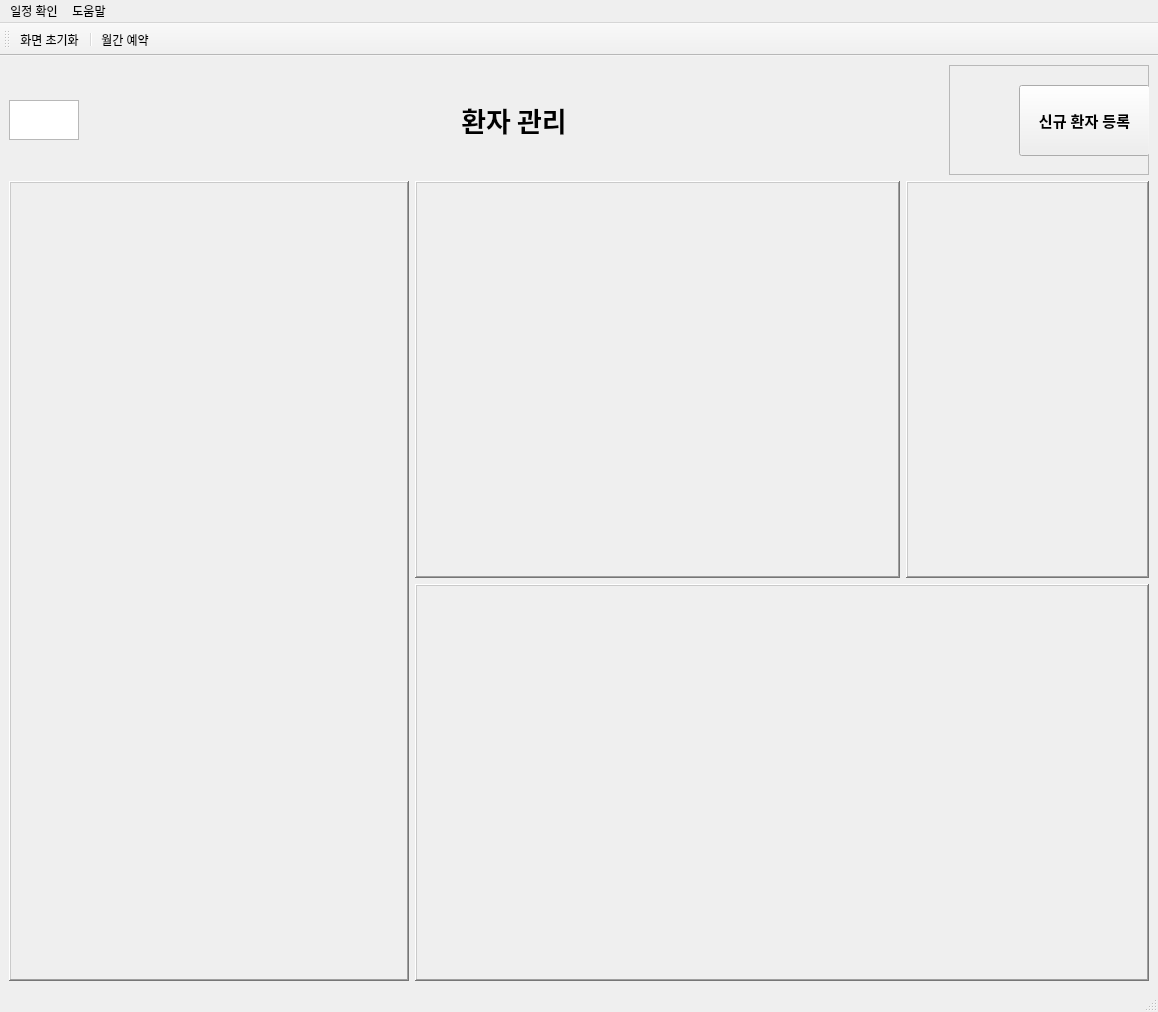
<?xml version="1.0" encoding="UTF-8"?>
<ui version="4.0">
 <class>MainWindow</class>
 <widget class="QMainWindow" name="MainWindow">
  <property name="geometry">
   <rect>
    <x>0</x>
    <y>0</y>
    <width>1158</width>
    <height>992</height>
   </rect>
  </property>
  <property name="windowTitle">
   <string>PatientManagement</string>
  </property>
  <widget class="QWidget" name="centralwidget">
   <layout class="QGridLayout" name="gridLayout">
    <item row="1" column="0">
     <layout class="QHBoxLayout" name="horizontalLayout_2">
      <item>
       <widget class="QFrame" name="patientInfoFrame">
        <property name="sizePolicy">
         <sizepolicy hsizetype="Fixed" vsizetype="Fixed">
          <horstretch>0</horstretch>
          <verstretch>0</verstretch>
         </sizepolicy>
        </property>
        <property name="minimumSize">
         <size>
          <width>400</width>
          <height>800</height>
         </size>
        </property>
        <property name="maximumSize">
         <size>
          <width>400</width>
          <height>800</height>
         </size>
        </property>
        <property name="baseSize">
         <size>
          <width>400</width>
          <height>800</height>
         </size>
        </property>
        <property name="styleSheet">
         <string notr="true"/>
        </property>
        <property name="frameShape">
         <enum>QFrame::WinPanel</enum>
        </property>
        <property name="frameShadow">
         <enum>QFrame::Raised</enum>
        </property>
       </widget>
      </item>
      <item>
       <layout class="QVBoxLayout" name="verticalLayout">
        <item>
         <layout class="QHBoxLayout" name="horizontalLayout">
          <item>
           <widget class="QFrame" name="patientStatusFrame">
            <property name="sizePolicy">
             <sizepolicy hsizetype="Expanding" vsizetype="Expanding">
              <horstretch>2</horstretch>
              <verstretch>0</verstretch>
             </sizepolicy>
            </property>
            <property name="minimumSize">
             <size>
              <width>230</width>
              <height>0</height>
             </size>
            </property>
            <property name="baseSize">
             <size>
              <width>230</width>
              <height>0</height>
             </size>
            </property>
            <property name="frameShape">
             <enum>QFrame::WinPanel</enum>
            </property>
            <property name="frameShadow">
             <enum>QFrame::Raised</enum>
            </property>
           </widget>
          </item>
          <item>
           <widget class="QFrame" name="medicalRecordFrame">
            <property name="sizePolicy">
             <sizepolicy hsizetype="Minimum" vsizetype="Expanding">
              <horstretch>1</horstretch>
              <verstretch>0</verstretch>
             </sizepolicy>
            </property>
            <property name="minimumSize">
             <size>
              <width>100</width>
              <height>0</height>
             </size>
            </property>
            <property name="baseSize">
             <size>
              <width>110</width>
              <height>0</height>
             </size>
            </property>
            <property name="frameShape">
             <enum>QFrame::WinPanel</enum>
            </property>
            <property name="frameShadow">
             <enum>QFrame::Raised</enum>
            </property>
           </widget>
          </item>
         </layout>
        </item>
        <item>
         <widget class="QFrame" name="imageFrame">
          <property name="sizePolicy">
           <sizepolicy hsizetype="Expanding" vsizetype="Expanding">
            <horstretch>0</horstretch>
            <verstretch>0</verstretch>
           </sizepolicy>
          </property>
          <property name="minimumSize">
           <size>
            <width>500</width>
            <height>0</height>
           </size>
          </property>
          <property name="baseSize">
           <size>
            <width>340</width>
            <height>0</height>
           </size>
          </property>
          <property name="frameShape">
           <enum>QFrame::WinPanel</enum>
          </property>
          <property name="frameShadow">
           <enum>QFrame::Raised</enum>
          </property>
         </widget>
        </item>
       </layout>
      </item>
     </layout>
    </item>
    <item row="0" column="0">
     <layout class="QHBoxLayout" name="horizontalLayout_4">
      <item>
       <widget class="QTextEdit" name="textEdit">
        <property name="enabled">
         <bool>true</bool>
        </property>
        <property name="sizePolicy">
         <sizepolicy hsizetype="Fixed" vsizetype="Fixed">
          <horstretch>0</horstretch>
          <verstretch>0</verstretch>
         </sizepolicy>
        </property>
        <property name="minimumSize">
         <size>
          <width>70</width>
          <height>40</height>
         </size>
        </property>
        <property name="maximumSize">
         <size>
          <width>70</width>
          <height>40</height>
         </size>
        </property>
        <property name="baseSize">
         <size>
          <width>70</width>
          <height>40</height>
         </size>
        </property>
       </widget>
      </item>
      <item>
       <layout class="QHBoxLayout" name="horizontalLayout_3">
        <item>
         <spacer name="horizontalSpacer">
          <property name="orientation">
           <enum>Qt::Horizontal</enum>
          </property>
          <property name="sizeHint" stdset="0">
           <size>
            <width>130</width>
            <height>20</height>
           </size>
          </property>
         </spacer>
        </item>
        <item>
         <widget class="QLabel" name="label">
          <property name="sizePolicy">
           <sizepolicy hsizetype="Fixed" vsizetype="Fixed">
            <horstretch>2</horstretch>
            <verstretch>0</verstretch>
           </sizepolicy>
          </property>
          <property name="minimumSize">
           <size>
            <width>240</width>
            <height>30</height>
           </size>
          </property>
          <property name="maximumSize">
           <size>
            <width>240</width>
            <height>30</height>
           </size>
          </property>
          <property name="baseSize">
           <size>
            <width>240</width>
            <height>30</height>
           </size>
          </property>
          <property name="font">
           <font>
            <family>맑은 고딕</family>
            <pointsize>20</pointsize>
            <bold>true</bold>
           </font>
          </property>
          <property name="text">
           <string>환자 관리</string>
          </property>
          <property name="alignment">
           <set>Qt::AlignCenter</set>
          </property>
         </widget>
        </item>
        <item>
         <spacer name="horizontalSpacer_2">
          <property name="orientation">
           <enum>Qt::Horizontal</enum>
          </property>
          <property name="sizeHint" stdset="0">
           <size>
            <width>40</width>
            <height>20</height>
           </size>
          </property>
         </spacer>
        </item>
       </layout>
      </item>
      <item>
       <widget class="QFrame" name="enrollFrame">
        <property name="sizePolicy">
         <sizepolicy hsizetype="Minimum" vsizetype="Minimum">
          <horstretch>0</horstretch>
          <verstretch>0</verstretch>
         </sizepolicy>
        </property>
        <property name="minimumSize">
         <size>
          <width>200</width>
          <height>110</height>
         </size>
        </property>
        <property name="maximumSize">
         <size>
          <width>200</width>
          <height>110</height>
         </size>
        </property>
        <property name="baseSize">
         <size>
          <width>200</width>
          <height>110</height>
         </size>
        </property>
        <property name="frameShape">
         <enum>QFrame::StyledPanel</enum>
        </property>
        <property name="frameShadow">
         <enum>QFrame::Raised</enum>
        </property>
        <widget class="QPushButton" name="enrollButton">
         <property name="geometry">
          <rect>
           <x>70</x>
           <y>20</y>
           <width>131</width>
           <height>71</height>
          </rect>
         </property>
         <property name="font">
          <font>
           <pointsize>11</pointsize>
           <bold>true</bold>
          </font>
         </property>
         <property name="text">
          <string>신규 환자 등록</string>
         </property>
        </widget>
       </widget>
      </item>
     </layout>
    </item>
   </layout>
  </widget>
  <widget class="QStatusBar" name="statusbar"/>
  <widget class="QToolBar" name="toolBar">
   <property name="windowTitle">
    <string>toolBar</string>
   </property>
   <attribute name="toolBarArea">
    <enum>TopToolBarArea</enum>
   </attribute>
   <attribute name="toolBarBreak">
    <bool>false</bool>
   </attribute>
   <addaction name="actionInitialize"/>
   <addaction name="separator"/>
   <addaction name="actionMonthlyReservation"/>
  </widget>
  <widget class="QMenuBar" name="menubar">
   <property name="geometry">
    <rect>
     <x>0</x>
     <y>0</y>
     <width>1158</width>
     <height>17</height>
    </rect>
   </property>
   <widget class="QMenu" name="menu_2">
    <property name="title">
     <string>일정 확인</string>
    </property>
    <addaction name="action_2"/>
   </widget>
   <widget class="QMenu" name="menu_3">
    <property name="title">
     <string>도움말</string>
    </property>
    <addaction name="action_1"/>
   </widget>
   <addaction name="menu_2"/>
   <addaction name="menu_3"/>
  </widget>
  <action name="action">
   <property name="text">
    <string>화면 초기화</string>
   </property>
  </action>
  <action name="action_2">
   <property name="text">
    <string>월간 일정</string>
   </property>
   <property name="font">
    <font/>
   </property>
  </action>
  <action name="action_1">
   <property name="text">
    <string>도움말</string>
   </property>
  </action>
  <action name="actionInitialize">
   <property name="text">
    <string>화면 초기화</string>
   </property>
  </action>
  <action name="actionMonthlyReservation">
   <property name="text">
    <string>월간 예약</string>
   </property>
  </action>
 </widget>
 <resources/>
 <connections/>
</ui>
